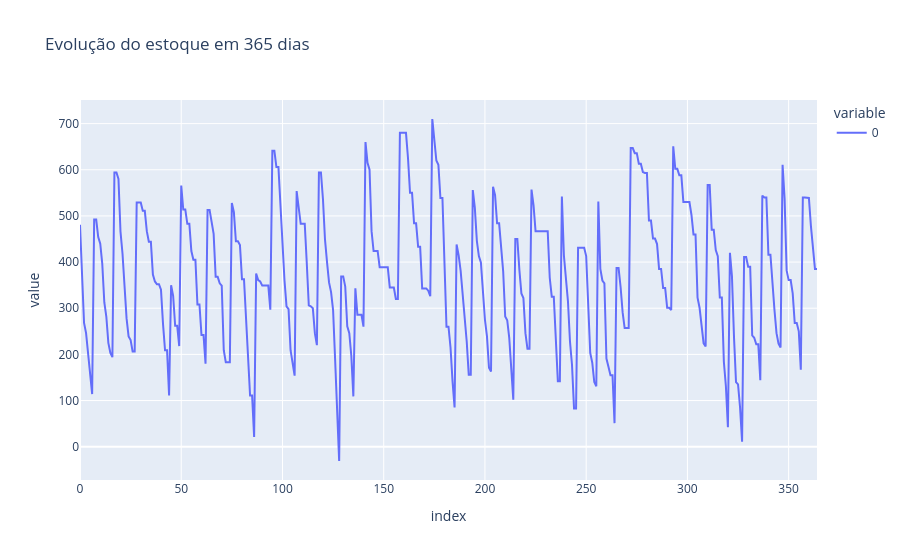

Here is the notebook cell this chart was saved with:
### Code cell
simulacoes, minimos = rodar_simulacoes(350)

fig = px.line(simulacoes[0],
              title="Evolução do estoque em 365 dias")

fig.show()

### Figure 1 — Plotly figure (JSON) as saved in the notebook; plotly's stock layout.template omitted (floating-point values rounded to 4 significant figures; data arrays with more than 128 entries replaced by an {"elided": "..."} marker saying what was removed)
{"data": [{"hovertemplate": "variable=0<br>index=%{x}<br>value=%{y}<extra></extra>", "legendgroup": "0", "line": {"color": "#636efa", "dash": "solid"}, "marker": {"symbol": "circle"}, "mode": "lines", "name": "0", "orientation": "v", "showlegend": true, "type": "scatter", "x": {"elided": "365 int values"}, "xaxis": "x", "y": {"elided": "365 int values"}, "yaxis": "y"}], "layout": {"legend": {"title": {"text": "variable"}, "tracegroupgap": 0}, "title": {"text": "Evolução do estoque em 365 dias"}, "xaxis": {"anchor": "y", "domain": [0, 1], "title": {"text": "index"}}, "yaxis": {"anchor": "x", "domain": [0, 1], "title": {"text": "value"}}}}
